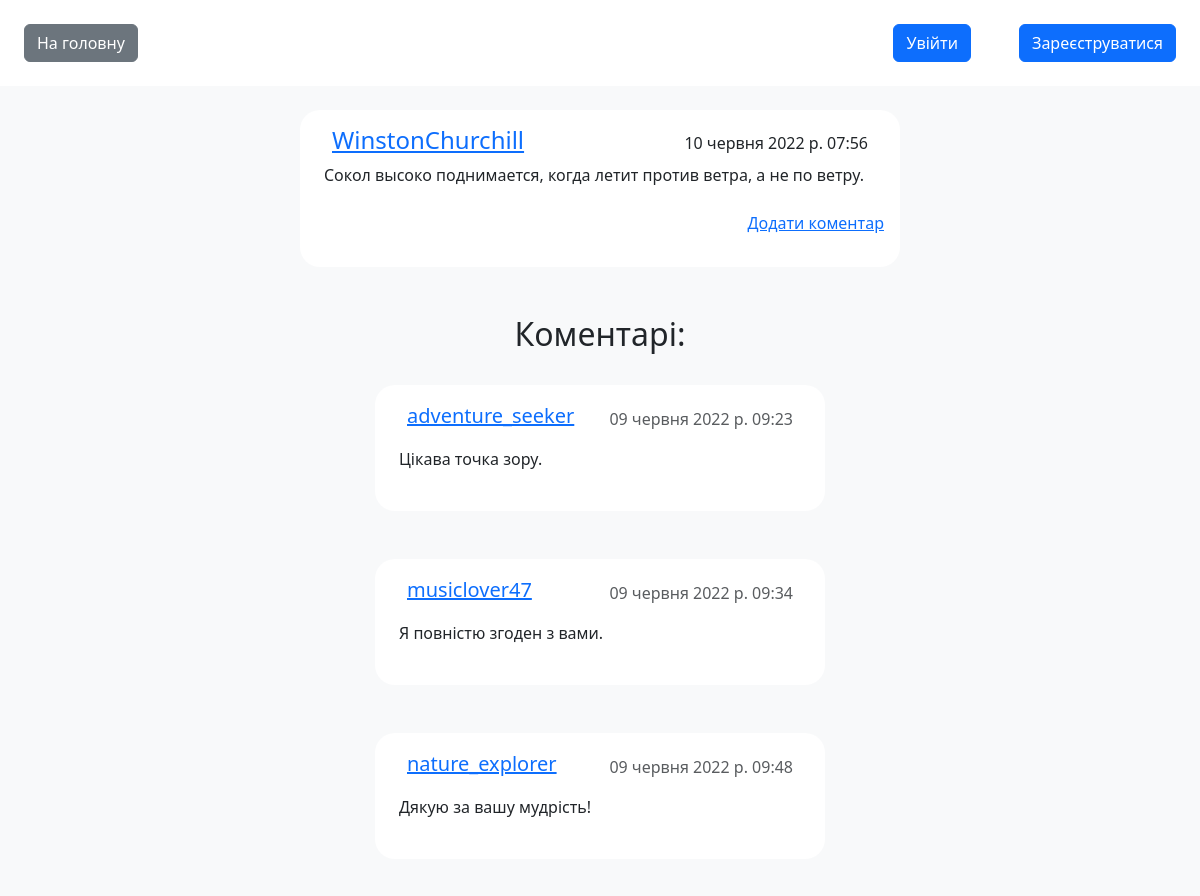
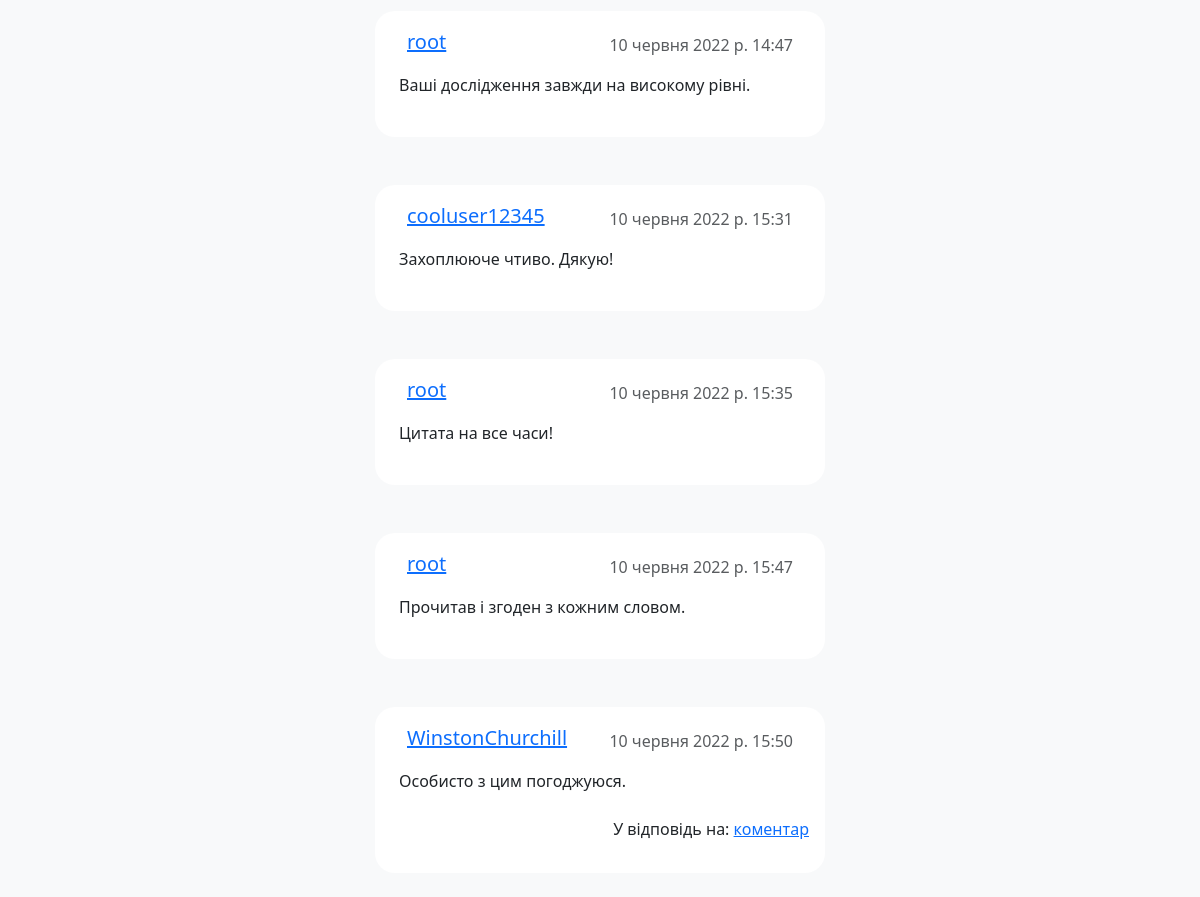
Page /post/12/comments/ on the committed database (2 pictures, top to bottom).
### blog/models.py (models this page shows)
class Post(models.Model):
    id = models.AutoField(primary_key=True)
    author = models.ForeignKey(User, on_delete=models.CASCADE)
    content = models.TextField(blank=True, verbose_name="Текст статті", null=False)
    time_create = models.DateTimeField(auto_now_add=True, verbose_name="Час створення")
    time_update = models.DateTimeField(auto_now=True, verbose_name="Час редагування")
    class Meta:
        verbose_name = 'Пости'
        verbose_name_plural = 'Пости'
        ordering = ['-time_create']

class Comment(models.Model):
    id = models.AutoField(primary_key=True)
    author = models.ForeignKey(User, on_delete=models.CASCADE, verbose_name="Автор")
    post = models.ForeignKey('blog.Post', on_delete=models.CASCADE, verbose_name="Пост")
    related_comment = models.ForeignKey('self', null=True, blank=True, on_delete=models.SET_NULL,
                                        verbose_name="Пов'язаний коментар")
    content = models.TextField(blank=True, verbose_name="Текст коментаря", null=False)
    time_create = models.DateTimeField(auto_now_add=True, verbose_name="Час створення")
    time_update = models.DateTimeField(auto_now=True, verbose_name="Час редагування")
    class Meta:
        verbose_name = 'Коментарі'
        verbose_name_plural = 'Коментарі'
        ordering = ['time_create']

### blog/views.py (the view)
# urls.py: path('post/<int:post_id>/comments/', PostCommentsView.as_view(), name='post_comments'),
class PostCommentsView(View):
    def get(self, request, post_id):
        post = Post.objects.get(id=post_id)
        comments = Comment.objects.filter(post=post)
        return render(request, 'blog/post_comments.html', {'post': post, 'comments': comments})

### blog/templates/blog/post_comments.html (shortened to what this page needs)
{% extends 'blog/base.html' %}
{% block content %}
<main class="d-flex flex-column align-items-center gap-4 w-100">
    <div class="post mb-4 p-3 bg-white w-50  rounded-20  min-w-450">
        <div class="d-flex justify-content-between align-items-end  mx-3">
            <p class="h4 m-0"><a href="{% url 'user_posts' username=post.author.username %}">{{ post.author }}</a></p>
            <p class="m-0">{{ post.time_create }}</p></div>
        <div><p class="text-lg p-2">{{ post.content }}</p></div>
        <div class="w-70 ml-30 g-4 justify-content-between d-flex flex-row-reverse">
            <p><a href="{% url 'add_comment' post.id %}" class="w-50 mb-0">Додати коментар</a></p>
        </div>
    </div>
    <div class="d-flex flex-column align-items-center gap-4 w-50">
        <h2>Коментарі:</h2>
        {% for comment in comments %}
        <div class="mb-4 p-3 bg-white rounded-20 w-75 min-w-300 " id="comment_{{ comment.id }}">
            <div class="d-flex justify-content-between align-items-end  mx-3">
                <p class="fw-medium fs-5 mb-2"><a href="{% url 'user_posts' username=comment.author.username %}"
                                                  class="w-50 mb-0">{{comment.author.username}}</a></p>
                <p class="mb-2 text-muted">{{ comment.time_create }}</p>
            </div>
            <div><p class="text-lg p-2 text-break">{{ comment.content }} </p></div>
            <div class="w-70 ml-30 g-4 justify-content-between d-flex flex-row-reverse ml-30">
                {% if comment.related_comment %}
                <p>У відповідь на: <a href="#comment_{{ comment.related_comment.id }}">коментар</a></p>
                {% endif %}
            </div>
        </div>
        {% empty %}
        <p>Комментарі відсутні.</p>
        {% endfor %}
    </div>
</main>
{% endblock %}

### static/css/styles.css (style rules this page uses)
html, body { margin: 0; height: 100%; }
.rounded-20 { border-radius: 20px; }
.min-w-300 { min-width: 300px; }
.min-w-450 { min-width: 450px; }
.w-70 { width:70% }
.ml-30 { margin-left: 30% }

### rows in the picture
Post: author "WinstonChurchill", time_create "10 червня 2022 р. 07:56", content "Сокол высоко поднимается, когда летит против ветра, а не по ветру."
Comment: author.username "adventure_seeker", time_create "09 червня 2022 р. 09:23", content "Цікава точка зору."
Comment: author.username "musiclover47", time_create "09 червня 2022 р. 09:34", content "Я повністю згоден з вами."
Comment: author.username "nature_explorer", time_create "09 червня 2022 р. 09:48", content "Дякую за вашу мудрість!"
Comment: author.username "root", time_create "10 червня 2022 р. 14:47", content "Ваші дослідження завжди на високому рівні."
Comment: author.username "cooluser12345", time_create "10 червня 2022 р. 15:31", content "Захоплююче чтиво. Дякую!"
Comment: author.username "root", time_create "10 червня 2022 р. 15:35", content "Цитата на все часи!"
Comment: author.username "root", time_create "10 червня 2022 р. 15:47", content "Прочитав і згоден з кожним словом."
Comment: author.username "WinstonChurchill", time_create "10 червня 2022 р. 15:50", content "Особисто з цим погоджуюся."
